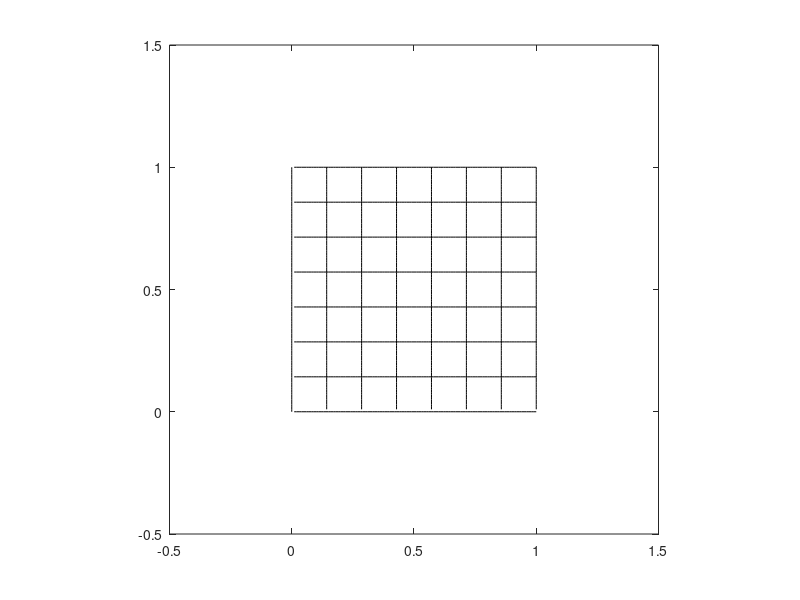

Write MATLAB code to recreate this figure.
%clear

fileID = fopen('grid_7.txt','r');

formatSpec = '%d %f %f';
sizeA = [3 Inf];

A = fscanf(fileID,formatSpec,sizeA);
X = [];
Y = [];

numPoint = length(A);
strokeNum = 0;

for i = 1 : numPoint
    if A(1,i) == strokeNum 
        y = A(2,i);%*720;
        x = A(3,i);%*1280;
        %x = A(2,i)*720/2;
        %y = A(3,i)*1280/2;
        X = [X x]; % add points
        Y = [Y y];
        
    else % next stroke
        plot(X',Y','k');
        hold on;
        strokeNum = strokeNum + 1;
        X = [];
        Y = [];
    end
end

plot(X',Y','k');
axis equal

%axis([-153.5/78.6 153.5/78.6 -1 1]);
%axis([0 1280 0 1280]);
%axis([-640 640 -640 640]);
%axis off;
%axis([0 1 0 1]);
xlim([-0.5 1.5])
ylim([-0.5 1.5])
fclose(fileID);